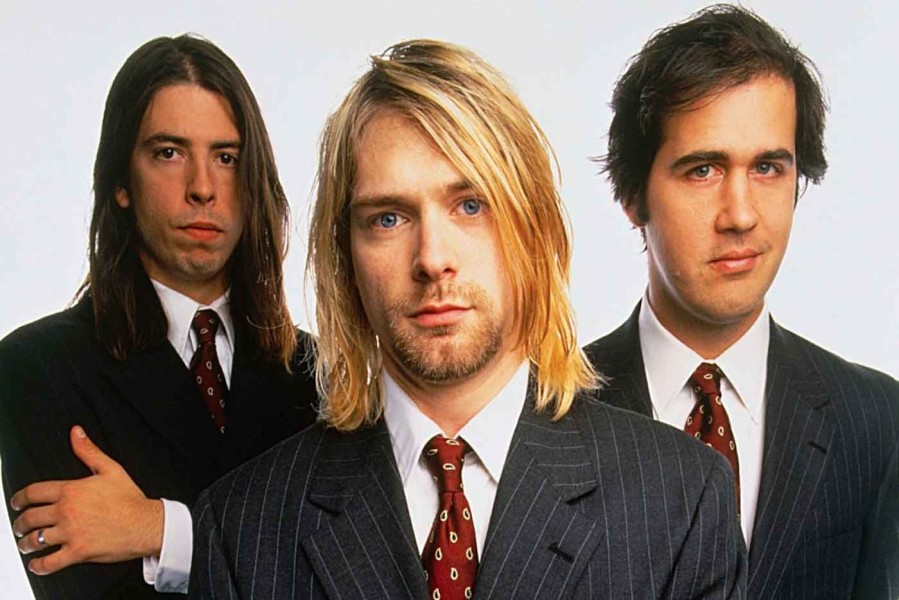
#> input picture face_detection/nirvana.jpg, 899 x 600 px
$ python face_detection.py nirvana.jpg
#> lines starting #> are read from the running program, lines starting #| are printed output that depends on the picture; after the words box and inside, x2 and y2 are one past the last pixel; in counts of white or black regions, pixels touching at a corner belong together
import cv2
import sys

imagePath = sys.argv[1] # With this we'll read the first argument passed in the terminal
faceCascadePath = "haarcascade_frontalface_default.xml"
eyeCascadePath = "haarcascade_eye.xml"

# Create the haar cascade
faceCascade = cv2.CascadeClassifier(faceCascadePath)
eyeCascade = cv2.CascadeClassifier(eyeCascadePath)

# Read the image
image = cv2.imread(imagePath)
#> image is the input picture: shape (600, 899, 3); mean B, G, R 106.5, 118, 135.4
gray = cv2.cvtColor(image, cv2.COLOR_BGR2GRAY) # We read the image and then we pass it to gray scale
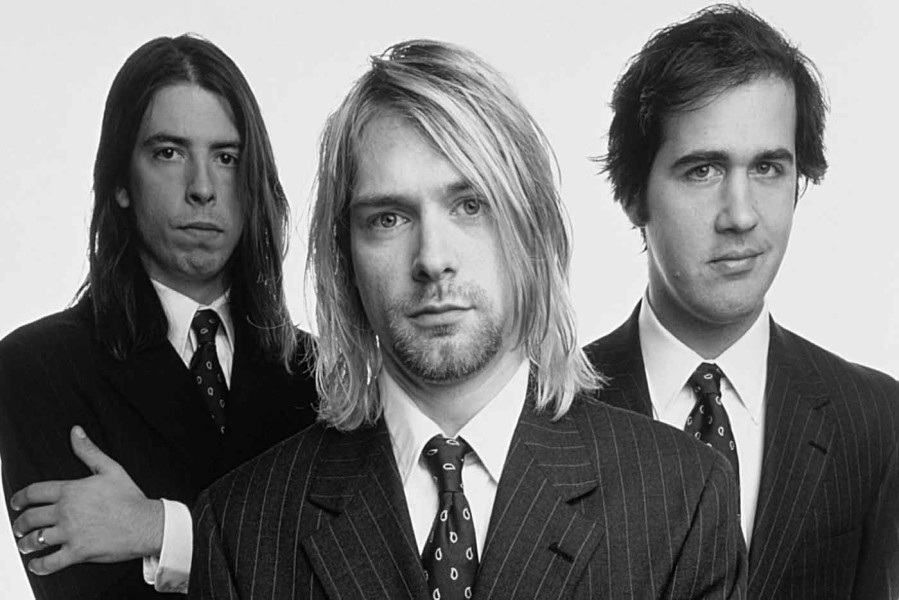
#> gray: shape (600, 899); min 0, max 255, mean 121.9

# Detect faces and eyes in the image
faces = faceCascade.detectMultiScale(gray,scaleFactor=1.1,minNeighbors=5,minSize=(30, 30))
#> faces = [[129, 99, 139, 139], [636, 93, 199, 199], [317, 125, 227, 227]]
eyes = eyeCascade.detectMultiScale(gray,scaleFactor=1.1,minNeighbors=5,minSize=(30, 30))
#> eyes = [[145, 131, 45, 45], [204, 140, 38, 38], [741, 145, 45, 45], [673, 143, 55, 55], [443, 183, 49, 49], [360, 194, 52, 52]]

print("Found " + str(len(faces)) +" faces")
#| Found 3 faces
print("Found " + str(len(eyes)) + " eyes")
#| Found 6 eyes

# Draw a rectangle around the faces and eyes
for (x, y, w, h) in faces:
    cv2.rectangle(image, (x, y), (x+w, y+h), (0, 255, 0), 2)
#> this loop made 3 passes
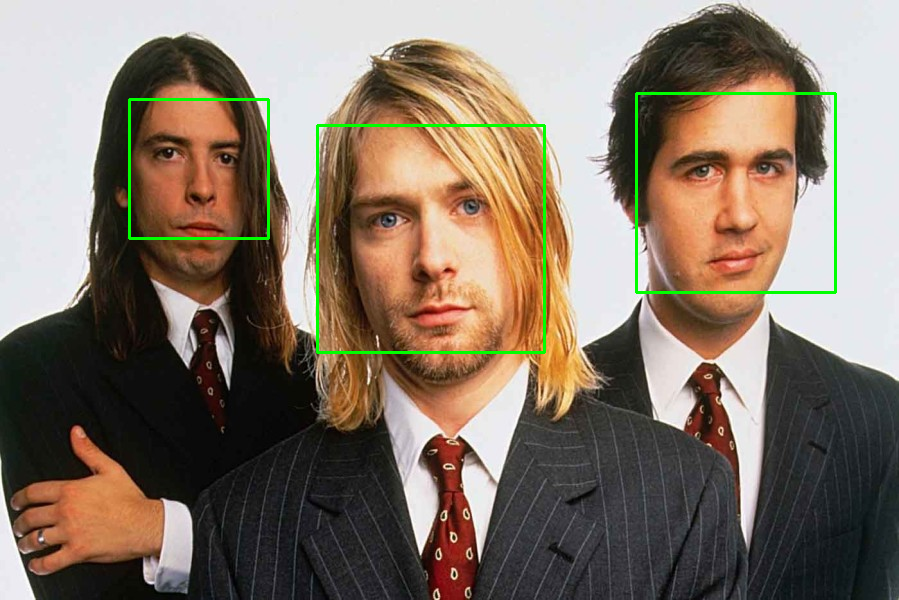
#> image: shape (600, 899, 3); 1.25% of pixels changed, all inside (x1, y1, x2, y2) = (128, 92, 837, 354)

for (i, j, k, g) in eyes:
    cv2.rectangle(image, (i, j), (i+k, j+g), (0, 0, 255), 2)
#> this loop made 6 passes
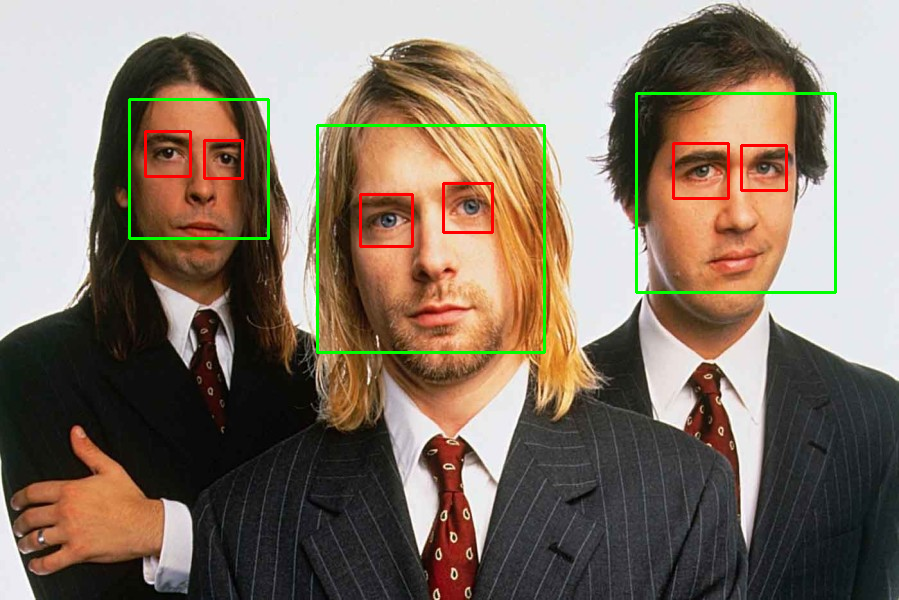
#> image: shape (600, 899, 3); 0.63% of pixels changed, all inside (x1, y1, x2, y2) = (144, 130, 788, 248)

cv2.imshow("Faces found", image)
cv2.waitKey(0)

"""
The detectMultiScale function is a general function that detects objects. Since we are calling it on the face cascade, that’s what it detects.

The first option is the grayscale image.

The second is the scaleFactor. Since some faces may be closer to the camera, they would appear bigger than the faces in the back. The scale factor compensates for this.

The detection algorithm uses a moving window to detect objects. minNeighbors defines how many objects are detected near the current one before it declares the face found. minSize, meanwhile, gives the size of each window.
"""
